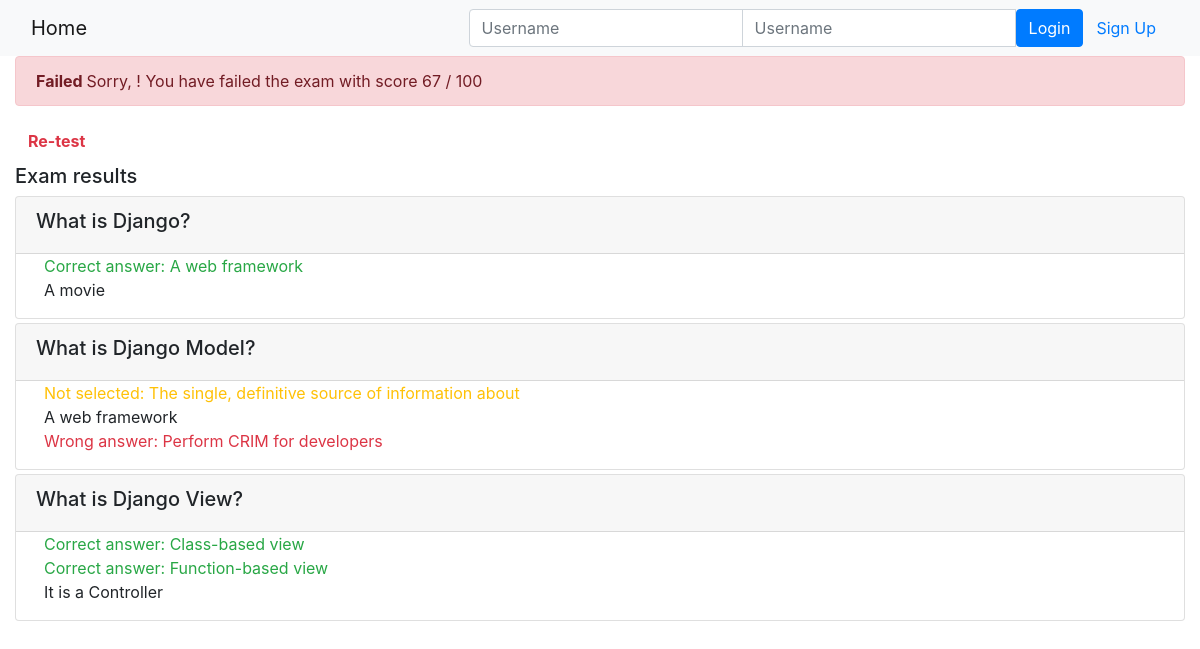
Page /onlinecourse/course/1/submission/1/result/ on the committed database.
### onlinecourse/models.py (models this page shows)
class Question(models.Model):
    courses = models.ManyToManyField(Course)
    question_text = models.CharField(max_length=500, default="This is a sample question.")
    marks = models.FloatField(default=1.0)
    def answered_correctly(self, selected_ids):
       all_answers = self.choice_set.filter(is_correct=True).count()
       selected_correct = self.choice_set.filter(is_correct=True, id__in=selected_ids).count()
       if all_answers == selected_correct:
           return True
       else:
           return False
    def __str__(self):
        return self.question_text

class Choice(models.Model):
    question = models.ForeignKey(Question, models.SET_NULL, null=True)
    choice_text = models.CharField(null=False, max_length=50)
    is_correct = models.BooleanField(default=True)
    def __str__(self):
        return self.choice_text

### onlinecourse/views.py (the view)
def show_exam_result(request, course_id, submission_id):
    course_obj = Course.objects.get(id=course_id)
    context = {}
    context['course'] = course_obj
    submission_choices = Submission.objects.get(id=submission_id).choices.all()
    context['choices'] = submission_choices
    print("Submission choices: \n", submission_choices)
    all_exam_questions = Question.objects.filter(courses=course_id)
    context['questions'] = all_exam_questions
    print("All exam questions: \n", all_exam_questions)
    all_exam_choices = [question.choice_set for question in all_exam_questions]
    print("All exam choices: \n", all_exam_choices)
    submission_score = 0
    max_score = 0
    for question in all_exam_questions:
        max_score += question.marks
        if question.answered_correctly(submission_choices):
            submission_score += question.marks
    context['grade'] = round(submission_score / max_score * 100)
    print("Submission grade: ", submission_score)
    return render(request, 'onlinecourse/exam_result_bootstrap.html', context)

### onlinecourse/templates/onlinecourse/exam_result_bootstrap.html (shortened to what this page needs)
<!DOCTYPE html>
<html lang="en">
<head>
    {% load static %}
    <link rel="stylesheet" href="https://maxcdn.bootstrapcdn.com/bootstrap/4.5.2/css/bootstrap.min.css">
</head>
<body>
 <nav class="navbar navbar-light bg-light">
    <div class="container-fluid">
        <div class="navbar-header">
              <a class="navbar-brand" href="{% url 'onlinecourse:index' %}">Home</a>
        </div>
        <ul class="nav navbar-nav navbar-right">
            {% if user.is_authenticated %}
            <li>
                <a class="btn btn-link" href="#">{{ user.first_name }}({{ user.username }})</a>
                <a class="btn btn-link" href="{% url 'onlinecourse:logout' %}">Logout</a>
            </li>
            {% else %}
            <li>
                <form class="form-inline" action="{% url 'onlinecourse:login' %}" method="post">
                    <div class="input-group">
                        <input type="text" class="form-control" placeholder="Username" name="username" >
                        <input type="password" class="form-control" placeholder="Username" name="psw" >
                        <button class="btn btn-primary" type="submit">Login</button>
                        <a class="btn btn-link" href="{% url 'onlinecourse:registration' %}">Sign Up</a>
                    </div>
                </form>
            </li>
            {% endif %}
        </ul>
    </div>
</nav>
<div class="container-fluid">
    {% if grade > 80 %}
      <div class="alert alert-success">
        <b>Congratulations, {{ user.username }}!</b> You have passed the exam and completed the course with the score {{ grade }} / 100
      </div>
    {% else %}
      <div class="alert alert-danger">
        <b>Failed </b> Sorry, {{ user.username }}! You have failed the exam with score {{ grade }} / 100
      </div>
      <a class="btn btn-link text-danger" href="{% url 'onlinecourse:course_details' course.id %}"><b>Re-test</b></a>
    {% endif %}
    <div class="card-columns-vertical mt-1">
    <h5 class="">Exam results</h5>
        {% for question in questions %}
                <div class="card mt-1">
                    <div class="card-header"><h5>{{ question.question_text}}</h5></div>
                    <div class="form-group ml-2">
                        {% for choice in question.choice_set.all %}
                        <div class="form-check">
                            {% if choice in choices %}
                                {% if choice.is_correct %}
                                <span class="text-success">
                                    Correct answer: {{ choice.choice_text }}
                                </span>
                                {% else %}
                                <span class="text-danger">
                                    Wrong answer: {{ choice.choice_text }}
                                </span>
                                {% endif %}
                            {% else %}
                                {% if choice.is_correct %}
                                <span class="text-warning">
                                    Not selected: {{ choice.choice_text }}
                                </span>
                                {% else %}
                                {{ choice.choice_text }}
                                {% endif %}
                            {% endif %}
                        </div>
                        {% endfor %}
                    </div>
                </div>
        {% endfor %}
    </div>
    </div>
</body>
</html>

### rows in the picture
Question: question_text "What is Django?"
Choice: choice_text "A web framework"
Choice: choice_text "A movie"
Question: question_text "What is Django Model?"
Choice: choice_text "The single, definitive source of information about"
Choice: choice_text "A web framework"
Choice: choice_text "Perform CRIM for developers"
Question: question_text "What is Django View?"
Choice: choice_text "Class-based view"
Choice: choice_text "Function-based view"
Choice: choice_text "It is a Controller"

### other values in the picture
{{ grade }} "67"
